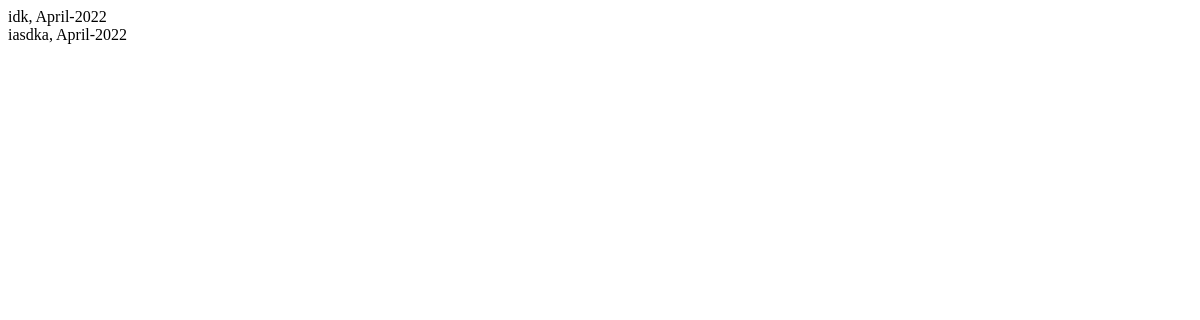
The page /events on the database as committed earlier.
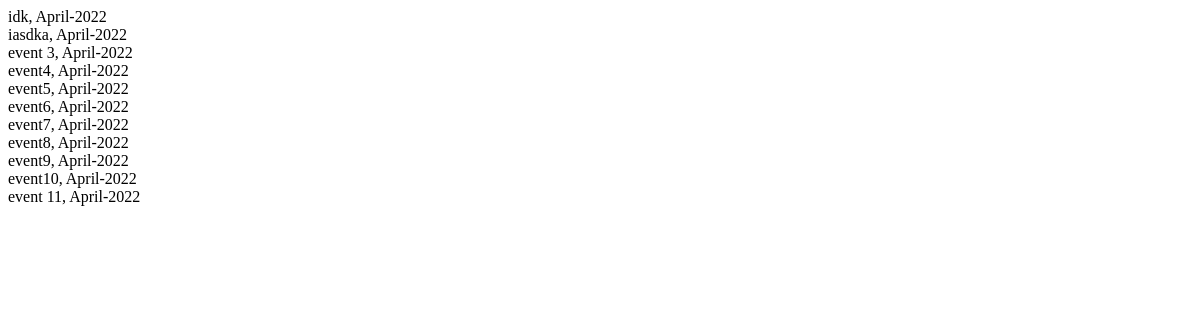
The same page on the database as committed later.
### pictures/models.py (models this page shows)
class Event(models.Model):
    name = models.CharField(max_length=30)
    description_text = models.CharField(max_length=300)
    date = models.DateTimeField()
    def __str__(self):
        return f"{self.name}, {self.date.strftime('%B-%Y')}"

### pictures/views.py (the view)
# urls.py: path('events', pictures.views.list_events),
def list_events(request):
    events = Event.objects.all()
    data = {'events': events}
    return render(request, 'event_list.html', data)

### pictures/templates/event_list.html (shortened to what this page needs)
<!DOCTYPE html>
<html lang="en">
<head>
</head>
<body>
{% for event in events %}
    {{ event }}<br>
{% endfor %}
</body>
</html>

Rows that differ between the two databases and show on the page:
added Event: name+date "event 3, April-2022"
added Event: name+date "event4, April-2022"
added Event: name+date "event5, April-2022"
added Event: name+date "event6, April-2022"
added Event: name+date "event7, April-2022"
added Event: name+date "event8, April-2022"
added Event: name+date "event9, April-2022"
added Event: name+date "event10, April-2022"
added Event: name+date "event 11, April-2022"
